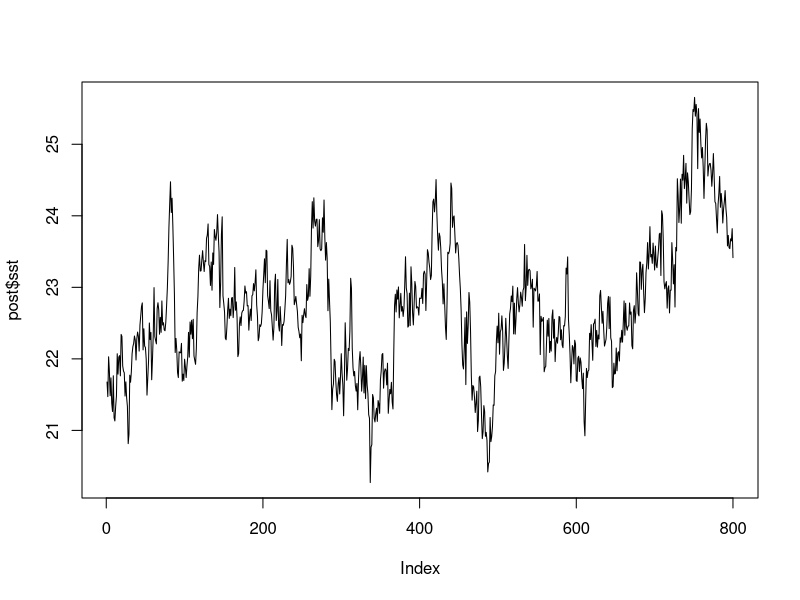
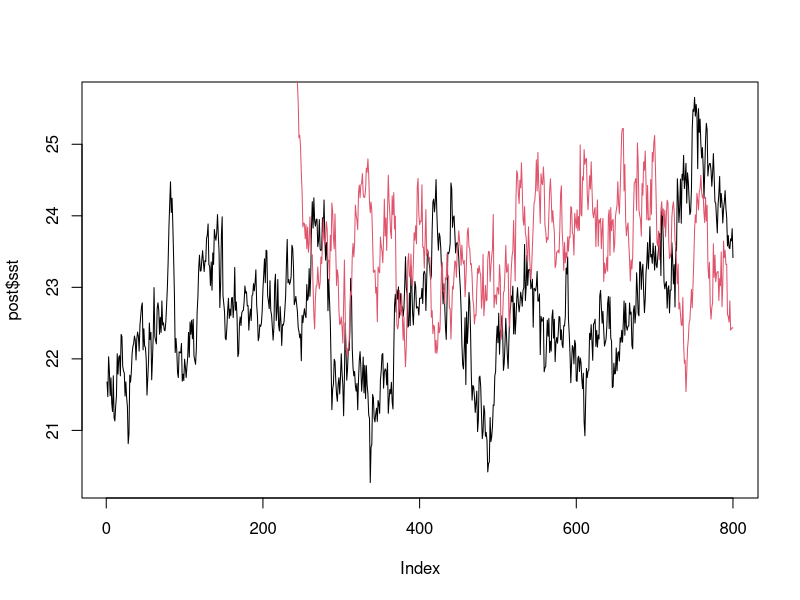
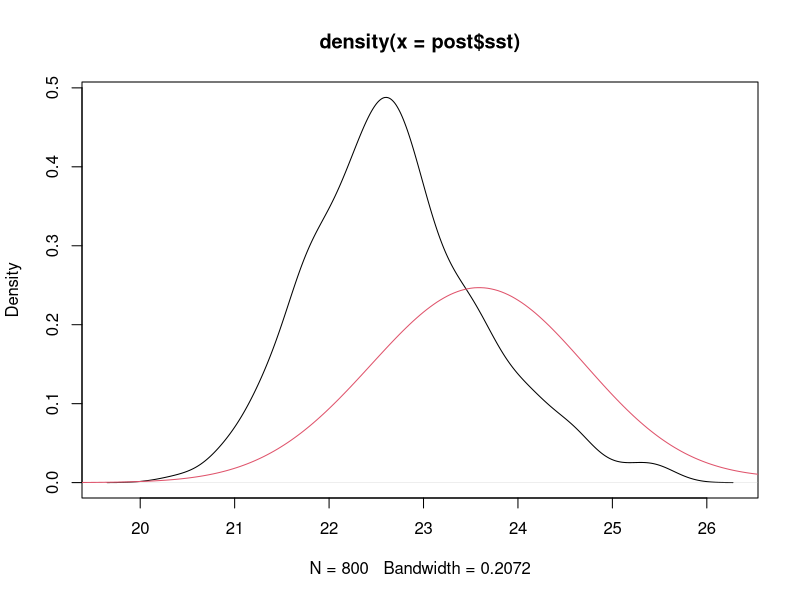
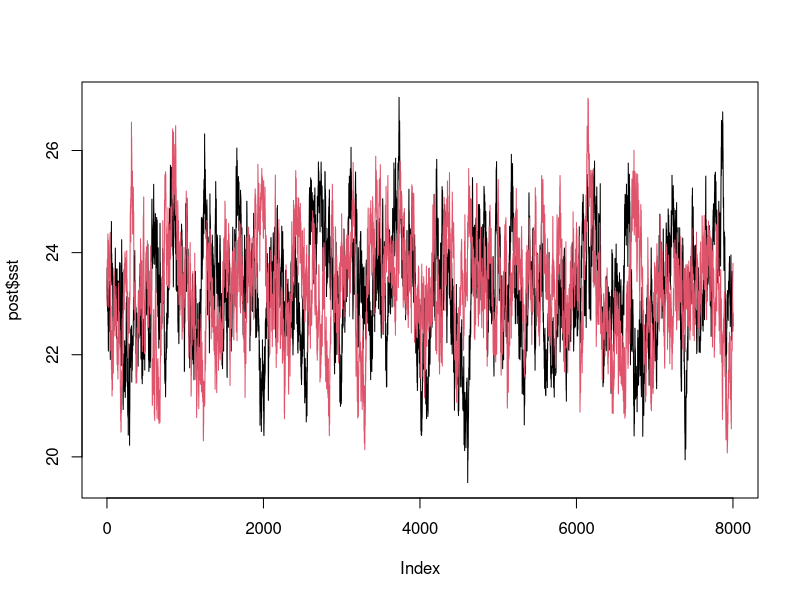
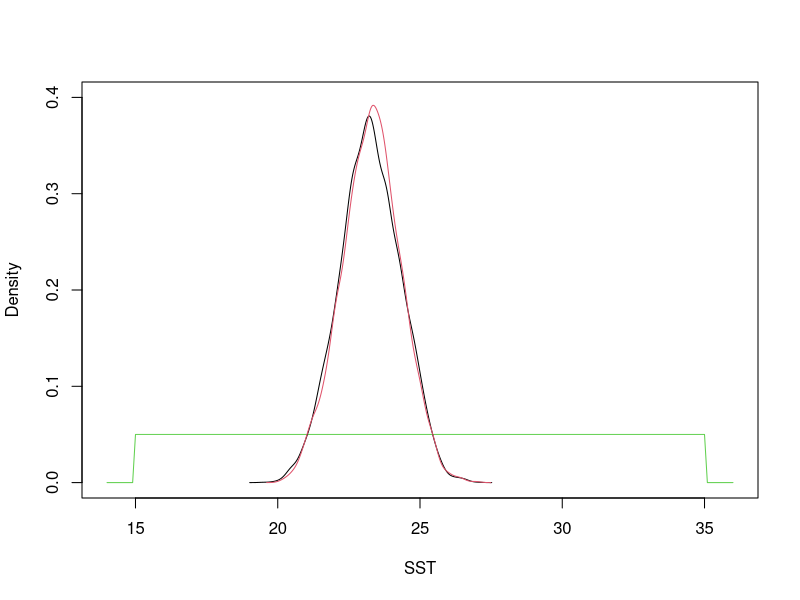
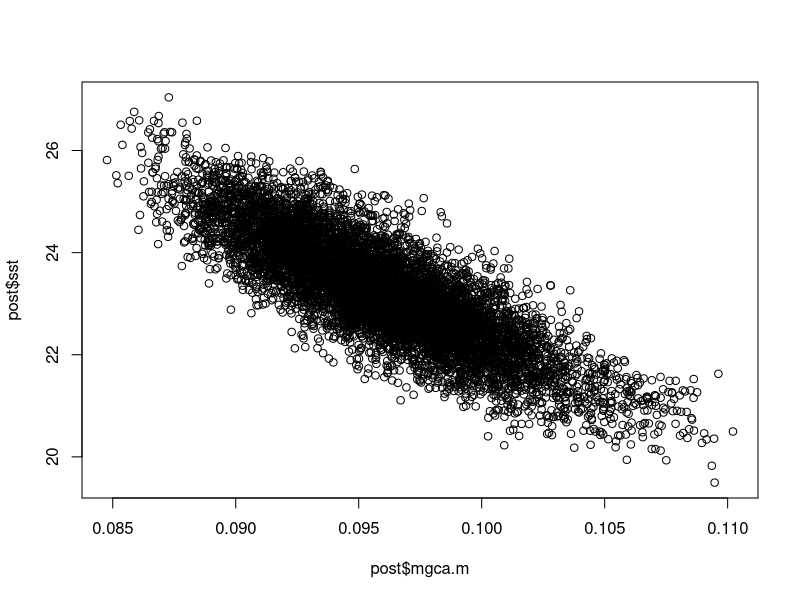

These charts were generated, in order, by the following R code: (Note: a time limit stopped this script after it produced the figures.)
## ---- chunk 1
knitr::opts_chunk$set(echo = TRUE)
set.seed(2012)
## ---- chunk 2
#initialize the chain
init = function(){
  sst = runif(1, 15, 35)
  d18O.sw = rnorm(1, 0.5, 0.5)
  mgca.b = rnorm(1, 0.4, 0.02)
  mgca.m = rnorm(1, 0.096, 0.004)
  d18O.b = rnorm(1, 2.9, 0.1)
  d18O.m = rnorm(1, 0.213, 0.005)
  
  return(list("sst" = sst, "d18O.sw" = d18O.sw,
              "mgca.b" = mgca.b, "mgca.m" = mgca.m,
              "d18O.b" = d18O.b, "d18O.m" = d18O.m))
}
## ---- chunk 3
parm = init()
parm
## ---- chunk 4
#PSM calcs
psm = function(parm){
  mgca.f = parm$mgca.b * exp(parm$mgca.m * parm$sst)
  d18O.f = parm$d18O.sw - parm$sst * parm$d18O.m + parm$d18O.b
  return(list("mgca.f" = mgca.f, "d18O.f" = d18O.f))
}
## ---- chunk 5
mod = psm(parm)
mod
## ---- chunk 6
#proposal
prop = function(parm){
  sst = rnorm(1, parm$sst, 0.4)
  d18O.sw = rnorm(1, parm$d18O.sw, 0.08)
  mgca.b = rnorm(1, parm$mgca.b, 0.02)
  mgca.m = rnorm(1, parm$mgca.m, 0.0012)
  d18O.b = rnorm(1, parm$d18O.b, 0.03)
  d18O.m = rnorm(1, parm$d18O.m, 0.002)
  return(list("sst" = sst, "d18O.sw" = d18O.sw,
              "mgca.b" = mgca.b, "mgca.m" = mgca.m,
              "d18O.b" = d18O.b, "d18O.m" = d18O.m))
}
## ---- chunk 7
parm.n = prop(parm)
parm.n
## ---- chunk 8
mod.n = psm(parm.n)
mod.n
## ---- chunk 9
like = function(mod, obs, parm){
  small = 1e-9
  #obs
  mgca.f.sd = 0.1
  d18O.f.sd = 0.15
  mgca.f.p = log(max(dnorm(obs$mgca.f, mod$mgca.f, mgca.f.sd), small))
  d18O.f.p = log(max(dnorm(obs$d18O.f, mod$d18O.f, d18O.f.sd), small))
  
  #parm
  sst.p = log(max(dunif(parm$sst, 15, 35), small))
  d18O.sw.p = log(max(dnorm(parm$d18O.sw, 0.5, 0.5), small))
  mgca.b.p = log(max(dnorm(parm$mgca.b, 0.4, 0.02), small))
  mgca.m.p = log(max(dnorm(parm$mgca.m, 0.096, 0.004), small))
  d18O.b.p = log(max(dnorm(parm$d18O.b, 2.9, 0.1), small))
  d18O.m.p = log(max(dnorm(parm$d18O.m, 0.213, 0.005), small))
  
  return(sum(c(mgca.f.p, d18O.f.p, sst.p, d18O.sw.p, mgca.b.p,
                mgca.m.p, d18O.b.p, d18O.m.p)))
}
## ---- chunk 10
obs = list("mgca.f" = 3.72, "d18O.f" = -1.42)
## ---- chunk 11
l.1 = like(mod, obs, parm)
l.2 = like(mod.n, obs, parm.n)
exp(l.2 - l.1)
## ---- chunk 12
#run inversion
invert = function(obs, n = 1000, burnin = n/5){
  
  #space for results
  parms = data.frame("sst" = double(n), "d18O.sw" = double(n), 
                     "mgca.b" = double(n), "mgca.m" = double(n),
                     "d18O.b" = double(n), "d18O.m" = double(n))
  mods = data.frame("mgca.f" = double(n), "d18O.f" = double(n))
  
  #start with initial condition
  parm = init()
  mod = psm(parm)
  l = like(mod, obs, parm)
  
  #counters
  i = 1; ti = 1
  
  #progress bar
  pb = txtProgressBar(0, n)
  
  #iterate until we have the desired number of samples
  while(i <= n){
    #proposal
    parm.n = prop(parm)
    mod.n = psm(parm.n)
    l.n = like(mod.n, obs, parm.n)
    
    #Hastings ratio
    H = exp(l.n - l)
    
    #accept?
    if(runif(1) < H){
      #save values
      parms[i,] = (unlist(parm.n))
      mods[i,] = unlist(mod)
      
      #update current state
      parm = parm.n
      mod = mod.n
      l = l.n
      i = i + 1
      setTxtProgressBar(pb, i)
    }
    ti = ti + 1
  }
  
  #acceptance rate
  cat("\nAcceptance rate:", signif(n / ti, 2), "\n")
  
  #package results and trim the burnin period
  result = cbind(parms, mods)
  result = result[-c(1:burnin),]
  
  return(result)
}
## ---- chunk 13
post = invert(obs)
summary(post)
## ---- chunk 14
plot(post$sst, type = "l")
## ---- chunk 15
post2 = invert(obs)

plot(post$sst, type = "l")
lines(post2$sst, col = 2)
## ---- chunk 16
plot(density(post$sst))
lines(density(post2$sst), col = 2)
## ---- chunk 17
post = invert(obs, 1e4)
post2 = invert(obs, 1e4)
## ---- chunk 18
plot(post$sst, type = "l")
lines(post2$sst, col = 2)
## ---- chunk 19
x = seq(14, 36, by = 0.1)
plot(x, dunif(x, 15, 35), type = "l", ylim = c(0, 0.4), 
     ylab = "Density", xlab = "SST", col = 3)
lines(density(post$sst))
lines(density(post2$sst), col = 2)
## ---- chunk 20
plot(post$mgca.m, post$sst)
## ---- chunk 21
d = data.frame(
  "Depths" = c(0.890,0.940,0.990,1.040,1.090,1.140,1.190,1.200,1.210,1.220,1.230,1.240,1.250,1.260,1.270,1.280,1.290,1.300,1.31,1.32,1.33,1.34,1.39,1.44,1.48),
  "mgca.f" = c(3.919,4.092,4.242,4.158,4.309,4.708,5.401,5.406,5.517,5.523,5.571,5.282,5.592,5.369,5.267,5.419,5.224,5.188,5.151,5.176,4.989,4.732,3.706,3.618,3.724),
  "d18O.f" = c(-1.43,-1.54,-1.47,-1.67,-1.56,-1.65,-1.67,-1.72,-1.63,-1.68,-1.75,-1.76,-1.89,-1.99,-1.95,-1.93,-2.13,-1.98,-1.99,-1.93,-1.94,-1.9,-1.5,-1.43,-1.42)
  )

obs.all = list("mgca.f" = d$mgca.f, "d18O.f" = d$d18O.f)
## ---- chunk 22
#initialize the chain
init.c = function(){
  mgca.b = rnorm(1, 0.4, 0.02)
  mgca.m = rnorm(1, 0.096, 0.004)
  d18O.b = rnorm(1, 2.9, 0.1)
  d18O.m = rnorm(1, 0.213, 0.005)
  
  return(list("mgca.b" = mgca.b, "mgca.m" = mgca.m,
              "d18O.b" = d18O.b, "d18O.m" = d18O.m))
}

init.v = function(){
  sst = runif(1, 28, 30)
  d18O.sw = runif(1, 0, 0.5)

  return(list("sst" = sst, "d18O.sw" = d18O.sw))
}

#proposal
prop.c = function(parm){
  mgca.b = rnorm(1, parm$mgca.b, 0.003)
  mgca.m = rnorm(1, parm$mgca.m, 0.0004)
  d18O.b = rnorm(1, parm$d18O.b, 0.02)
  d18O.m = rnorm(1, parm$d18O.m, 0.0007)
  return(list("mgca.b" = mgca.b, "mgca.m" = mgca.m,
              "d18O.b" = d18O.b, "d18O.m" = d18O.m))
}

prop.v = function(parm){
  sst = rnorm(1, parm$sst, 0.1)
  d18O.sw = rnorm(1, parm$d18O.sw, 0.02)
  return(list("sst" = sst, "d18O.sw" = d18O.sw))
}

#likelihood
like.c = function(parm){
  small = 1e-15
  #parm
  mgca.b.p = log(max(dnorm(parm$mgca.b, 0.4, 0.02), small))
  mgca.m.p = log(max(dnorm(parm$mgca.m, 0.096, 0.002), small))
  d18O.b.p = log(max(dnorm(parm$d18O.b, 2.9, 0.1), small))
  d18O.m.p = log(max(dnorm(parm$d18O.m, 0.213, 0.005), small))
  
  return(sum(c(mgca.b.p, mgca.m.p, d18O.b.p, d18O.m.p)))
}

like.v = function(mod, obs, parm){
  small = 1e-15
  #obs
  mgca.f.sd = 0.15
  d18O.f.sd = 0.15
  mgca.f.p = log(max(dnorm(obs$mgca.f, mod$mgca.f, mgca.f.sd), small))
  d18O.f.p = log(max(dnorm(obs$d18O.f, mod$d18O.f, d18O.f.sd), small))
  
  #parm
  sst.p = log(max(dunif(parm$sst, 15, 35), small))
  d18O.sw.p = log(max(dnorm(parm$d18O.sw, 0.5, 0.5), small))

  return(sum(c(mgca.f.p, d18O.f.p, sst.p, d18O.sw.p)))
}

#run inversion
invert.all = function(obs, n = 1000, burnin = n/5){
  
  #number of obs
  nobs = length(obs$mgca.f)
  
  #space for results
  parms = data.frame("mgca.b" = double(n), "mgca.m" = double(n),
                     "d18O.b" = double(n), "d18O.m" = double(n))
  sst = d18O.sw = matrix(nrow = n, ncol = nobs)

  #space for initial condition
  parm.c = parm.v = mod = parm.c.n = parm.v.n = mod.n = list()
  l.v = l.v.n = double(nobs)
  
  #get initial conditions
  parm.c = init.c()
  l.c = like.c(parm.c)
  for(j in seq(nobs)){
    parm.v[[j]] = init.v()
    mod[[j]] = psm(append(parm.v[[j]], parm.c))
    l.v[j] = like.v(mod[[j]], 
             list("mgca.f" = obs$mgca.f[j], "d18O.f" = obs$d18O.f[j]), 
             parm.v[[j]])
  }
  
  #counters
  i = 1; ti = 1
  
  #progress bar
  pb = txtProgressBar(0, n)
  
  #iterate until we have the desired number of samples
  while(i <= n){
    #fixed parms
    parm.c.n = prop.c(parm.c)
    l.c.n = like.c(parm.c.n)
    
    #cycle through all obs
    for(j in seq(nobs)){
      parm.v.n[[j]] = prop.v(parm.v[[j]])
      mod.n[[j]] = psm(append(parm.v.n[[j]], parm.c.n))
      l.v.n[j] = like.v(mod.n[[j]], 
                    list("mgca.f" = obs$mgca.f[j], "d18O.f" = obs$d18O.f[j]), 
                    parm.v.n[[j]])
    }
    
    #Hastings ratio
    H = exp(sum(c(l.c.n, l.v.n)) - sum(c(l.c, l.v)))
    
    #accept?
    if(runif(1) < H){
      #save values
      parms[i,] = unlist(parm.c.n)
      for(j in seq(nobs)){
        sst[i, j] = parm.v.n[[j]]$sst
        d18O.sw[i, j] = parm.v.n[[j]]$d18O.sw
      }

      #update current state
      parm.c = parm.c.n
      parm.v = parm.v.n
      mod = mod.n
      l.c = l.c.n
      l.v = l.v.n
      i = i + 1
      setTxtProgressBar(pb, i)
    }
    ti = ti + 1
  }
  
  #acceptance rate
  cat("\nAcceptance rate:", signif(n / ti, 2), "\n")
  
  #package results and trim the burnin period
  sst = sst[-c(1:burnin),]
  d18O.sw = d18O.sw[-c(1:burnin),]
  parms = parms[-c(1:burnin),]
  result = list("sst" = sst, "d18O.sw" = d18O.sw, "parms" = parms)

  return(result)
}
## ---- chunk 23
post = invert.all(obs.all, 1.5e5)
## ---- chunk 24
par(mar = c(5, 5, 1, 5))
plot(d$Depths, apply(post$sst, 2, median), xlim = c(1.5, 0.9),
     xlab = "Depth", ylab = "SST", type = "l", lwd = 3, col = 2)
points(d$Depths, apply(post$sst, 2, median), col = 2)
par(new = TRUE)
plot(d$Depths, apply(post$d18O.sw, 2, median), 
     xlim = c(1.5, 0.9), xlab = "", ylab = "", axes = FALSE,
     type = "l", lwd = 3, col = 4)
points(d$Depths, apply(post$d18O.sw, 2, median), col = 4)
axis(4)
mtext(expression(delta^{18}*"O"["sw"]), 4, line = 3)
## ---- chunk 25
warm = apply(post$sst, 2, max) - apply(post$sst, 2, min)
par(mar = c(5, 5, 1, 1))
plot(density(warm), main = "", lwd = 3, 
     xlab = expression(Delta*"(SST)"))
abline(v = median(warm))
abline(v = quantile(warm, c(0.025, 0.975)), lty = 2)
abline(v = diff(range(apply(post$sst, 2, median))), col = 2)
